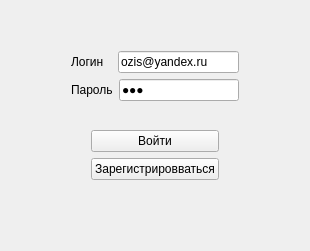
      <widget class="QWidget" name="page_4">
       <layout class="QVBoxLayout" name="verticalLayout_21">
        <item>
         <layout class="QVBoxLayout" name="verticalLayout_4">
          <property name="leftMargin">
           <number>60</number>
          </property>
          <property name="topMargin">
           <number>0</number>
          </property>
          <property name="rightMargin">
           <number>60</number>
          </property>
          <item>
           <spacer name="verticalSpacer_9">
            <property name="orientation">
             <enum>Qt::Vertical</enum>
            </property>
            <property name="sizeHint" stdset="0">
             <size>
              <width>20</width>
              <height>40</height>
             </size>
            </property>
           </spacer>
          </item>
          <item>
           <layout class="QVBoxLayout" name="verticalLayout_3">
            <property name="leftMargin">
             <number>0</number>
            </property>
            <property name="rightMargin">
             <number>0</number>
            </property>
            <item>
             <layout class="QHBoxLayout" name="horizontalLayout" stretch="1,3">
              <item>
               <widget class="QLabel" name="label_2">
                <property name="text">
                 <string>Логин</string>
                </property>
               </widget>
              </item>
              <item>
               <widget class="QLineEdit" name="lineEdit_2">
                <property name="text">
                 <string>ozis@yandex.ru</string>
                </property>
               </widget>
              </item>
             </layout>
            </item>
            <item>
             <layout class="QHBoxLayout" name="horizontalLayout_2" stretch="1,3">
              <item>
               <widget class="QLabel" name="label_3">
                <property name="text">
                 <string>Пароль</string>
                </property>
               </widget>
              </item>
              <item>
               <widget class="QLineEdit" name="lineEdit_3">
                <property name="text">
                 <string>ing</string>
                </property>
                <property name="echoMode">
                 <enum>QLineEdit::Password</enum>
                </property>
               </widget>
              </item>
             </layout>
            </item>
           </layout>
          </item>
          <item>
           <layout class="QVBoxLayout" name="verticalLayout_22">
            <property name="leftMargin">
             <number>20</number>
            </property>
            <property name="topMargin">
             <number>23</number>
            </property>
            <property name="rightMargin">
             <number>20</number>
            </property>
            <item>
             <widget class="QPushButton" name="pushButton_6">
              <property name="sizePolicy">
               <sizepolicy hsizetype="Preferred" vsizetype="Fixed">
                <horstretch>50</horstretch>
                <verstretch>50</verstretch>
               </sizepolicy>
              </property>
              <property name="text">
               <string>Войти</string>
              </property>
             </widget>
            </item>
            <item>
             <widget class="QPushButton" name="pushButton_7">
              <property name="text">
               <string>Зарегистрировваться</string>
              </property>
             </widget>
            </item>
           </layout>
          </item>
          <item>
           <spacer name="verticalSpacer_7">
            <property name="orientation">
             <enum>Qt::Vertical</enum>
            </property>
            <property name="sizeHint" stdset="0">
             <size>
              <width>20</width>
              <height>40</height>
             </size>
            </property>
           </spacer>
          </item>
          <item>
           <widget class="QLabel" name="label_4">
            <property name="text">
             <string/>
            </property>
            <property name="alignment">
             <set>Qt::AlignCenter</set>
            </property>
            <property name="wordWrap">
             <bool>true</bool>
            </property>
           </widget>
          </item>
         </layout>
        </item>
       </layout>
      </widget>
